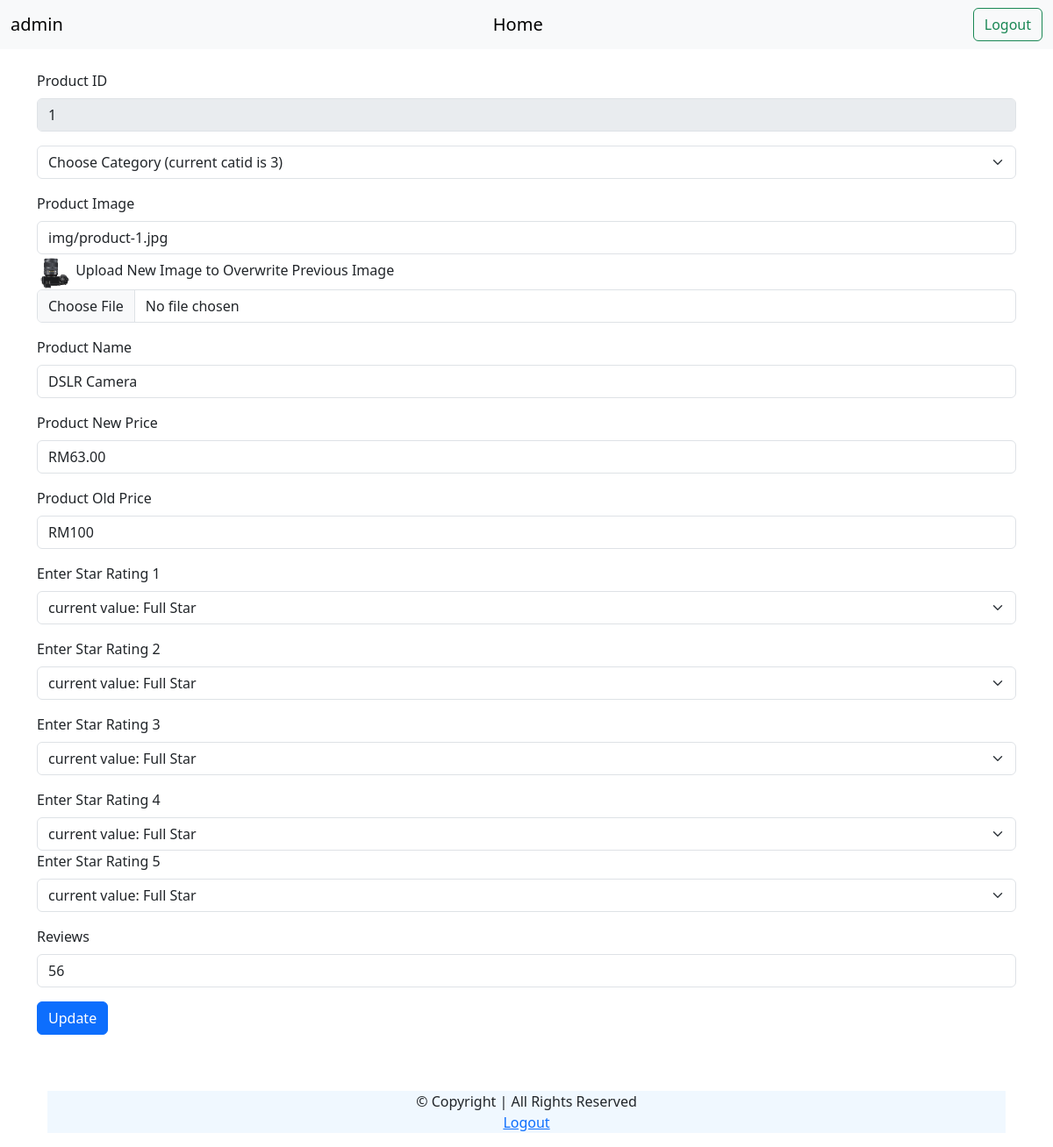
The page /admin/editFeatured.php?id=1 (signed in) on the database its author committed.
### tables this page shows
CREATE TABLE IF NOT EXISTS `featuredproduct` (
  `id` int NOT NULL AUTO_INCREMENT,
  `catid` int NOT NULL,
  `img` text NOT NULL,
  `name` text NOT NULL,
  `newprice` text NOT NULL,
  `oldprice` text NOT NULL,
  `star_rating1` text NOT NULL,
  `star_rating2` text NOT NULL,
  `star_rating3` text NOT NULL,
  `star_rating4` text NOT NULL,
  `star_rating5` text NOT NULL,
  `reviews` int NOT NULL,
  PRIMARY KEY (`id`)
);

### admin/editFeatured.php (the view, shortened to what this page needs)
<?php
if (!isset($_SESSION['name'])) {
    header('Location: index.php');
} else {
    $id = $_GET['id'];
    if (is_numeric($id) == true) {
        include 'dbconfig.php';
        $result = mysqli_query($conn, "SELECT * FROM featuredproduct WHERE id=" . $id);
        while ($fpArray = mysqli_fetch_array($result)) {
            $id = $fpArray['id'];
            $catid = $fpArray['catid'];
            $img = $fpArray['img'];
            $name = $fpArray['name'];
            $newprice = $fpArray['newprice'];
            $oldprice = $fpArray['oldprice'];
            $star_rating1 = $fpArray['star_rating1'];
            $star_rating2 = $fpArray['star_rating2'];
            $star_rating3 = $fpArray['star_rating3'];
            $star_rating4 = $fpArray['star_rating4'];
            $star_rating5 = $fpArray['star_rating5'];
            $reviews = $fpArray['reviews'];
        }
    } else {
        header('Location: logout.php');
    }
}
?>
<!doctype html>
<html lang="en">
<head>
    <link href="https://cdn.jsdelivr.net/npm/bootstrap@5.3.0-alpha1/dist/css/bootstrap.min.css" rel="stylesheet">
</head>
<body>
    <nav class="navbar navbar-expand-lg bg-body-tertiary">
        <div class="container-fluid">
            <a class="navbar-brand" href="#"><?php echo $_SESSION['name']; ?></a>
            <a class="navbar-brand" href="panel.php">Home<a>
                    <form class="d-flex" role="search" method="post">
                        <button class="btn btn-outline-success" type="submit" name="logout">Logout</button>
                    </form>
        </div>
    </nav>
    <div class="container mt-4">
        <form action="" method="post" enctype='multipart/form-data'>
            <div class="mb-3">
                <label for="id" class="form-label">Product ID</label>
                <input type="text" class="form-control" value="<?php echo $id; ?>" disabled readonly>
            </div>
            <div class="mb-3"><select class="form-select" aria-label="Default select example" name='categoryname' required>
                    <option value='<?php echo $catid ?>'>
                        Choose Category (current catid is <?php echo $catid ?>)
                    </option>
                </select>
            </div>
            <div class="mb-3">
                <label for="img" class="form-label">Product Image</label>
                <input type="text" class="form-control" value="<?php echo $img; ?>" name="img">
                <img src="../<?php echo $img; ?>" width="40px" height="40px">
                <label for="formFileMultiple" class="form-label">Upload New Image to Overwrite Previous Image</label>
                <input type="file" class="form-control" name="file">
            </div>
            <div class="mb-3">
                <label for="name" class="form-label">Product Name</label>
                <input type="text" class="form-control" name='name' value="<?php echo $name; ?>">
            </div>
            <div class="mb-3">
                <label for="newprice" class="form-label">Product New Price</label>
                <input type="text" class="form-control" name='newprice' value="<?php echo $newprice; ?>">
            </div>
            <div class="mb-3">
                <label for="oldprice" class="form-label">Product Old Price</label>
                <input type="text" class="form-control" name='oldprice' value="<?php echo $oldprice; ?>">
            </div>
            <div class="mb-3">
                <label for="star_rating1" class="form-label">Enter Star Rating 1</label>
                <select class="form-select" aria-label="star_rating1 with default selection" name="star_rating1" required>
                    <option value='<?php echo $star_rating1; ?>'>
                        current value:
                        <?php
                        if ($star_rating1 == 'fa fa-star text-primary mr-1') {
                            echo 'Full Star';
                        } elseif ($star_rating1 == 'fa fa-star-half-alt text-primary mr-1') {
                            echo 'Half Star';
                        } elseif ($star_rating1 == 'far fa-star text-primary mr-2') {
                            echo 'Blank Star';
                        } else {
                            echo 'database contains invalid value';
                        }
                        ?>
                    </option>
                </select>
            </div>
            <div class="mb-3">
                <label for="star_rating1" class="form-label">Enter Star Rating 2</label>
                <select class="form-select" aria-label="star_rating with default selection" name="star_rating2" required>
                    <option value='<?php echo $star_rating2; ?>'>
                        current value:
                        <?php
                        if ($star_rating2 == 'fa fa-star text-primary mr-1') {
                            echo 'Full Star';
                        } elseif ($star_rating2 == 'fa fa-star-half-alt text-primary mr-1') {
                            echo 'Half Star';
                        } elseif ($star_rating2 == 'far fa-star text-primary mr-2') {
                            echo 'Blank Star';
                        } else {
                            echo 'database contains invalid value';
                        }
                        ?>
                    </option>
                </select>
            </div>
            <div class="mb-3">
                <label for="star_rating3" class="form-label">Enter Star Rating 3</label>
                <select class="form-select" aria-label="star_rating with default selection" name="star_rating3" required>
                    <option value='<?php echo $star_rating3; ?>'>
                        current value:
                        <?php
                        if ($star_rating3 == 'fa fa-star text-primary mr-1') {
                            echo 'Full Star';
                        } elseif ($star_rating3 == 'fa fa-star-half-alt text-primary mr-1') {
                            echo 'Half Star';
                        } elseif ($star_rating3 == 'far fa-star text-primary mr-2') {
                            echo 'Blank Star';
                        } else {
                            echo 'database contains invalid value';
                        }
                        ?>
                    </option>
                </select>
            </div>
            <div class="mb-3">
                <label for="star_rating1" class="form-label">Enter Star Rating 4</label>
                <select class="form-select" aria-label="star_rating with default selection" name="star_rating4" required>
                    <option value='<?php echo $star_rating4; ?>'>
                        current value:
                        <?php
                        if ($star_rating4 == 'fa fa-star text-primary mr-1') {
                            echo 'Full Star';
                        } elseif ($star_rating4 == 'fa fa-star-half-alt text-primary mr-1') {
                            echo 'Half Star';
                        } elseif ($star_rating4 == 'far fa-star text-primary mr-2') {
                            echo 'Blank Star';
                        } else {
                            echo 'database contains invalid value';
                        }
                        ?>
                    </option>
                </select>
                <div class="mb-3">
                    <label for="star_rating1" class="form-label">Enter Star Rating 5</label>
                    <select class="form-select" aria-label="star_rating with default selection" name="star_rating5" required>
                        <option value='<?php echo $star_rating5; ?>'>
                            current value:
                            <?php
                            if ($star_rating5 == 'fa fa-star text-primary mr-1') {
                                echo 'Full Star';
                            } elseif ($star_rating5 == 'fa fa-star-half-alt text-primary mr-1') {
                                echo 'Half Star';
                            } elseif ($star_rating5 == 'far fa-star text-primary mr-2') {
                                echo 'Blank Star';
                            } else {
                                echo 'database contains invalid value';
                            }
                            ?>
                        </option>
                    </select>
                </div>
                <div class="mb-3">
                    <label for="reviews" class="form-label">Reviews</label>
                    <input type="text" class="form-control" name='reviews' value="<?php echo $reviews; ?>">
                </div>
                <div class="mb-3">
                    <button type="submit" class="btn btn-primary mb-3" name="submit">Update</button>
                </div>
        </form>
    </div>
    <footer class="footer mt-5">
        <div class="container">
            <p class="text-center" style="background-color: aliceblue;">&#169; Copyright | All Rights Reserved
                <br>
                <a href='logout.php'>Logout</a>
            </p>
        </div>
    </footer>
</body>
</html>

### rows shown on the page
featuredproduct: id "1", img "img/product-1.jpg", img (picture), name "DSLR Camera", newprice "RM63.00", oldprice "RM100", reviews "56"

### other values the page prints
$_SESSION['name'] "admin"
